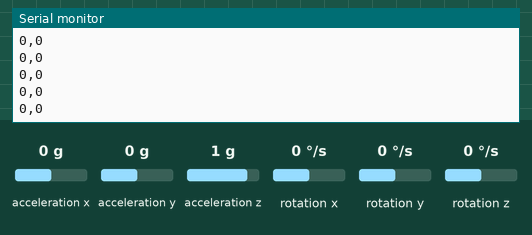
This sketch was run on a simulated Arduino Uno, built with avr-gcc and run on an emulated ATmega328P. Parts: the last lines printed to the serial monitor. The inputs (shaded band) are chosen by the test bench; at power-on: acceleration x 0 g, acceleration y 0 g, acceleration z 1 g, rotation x 0 °/s, rotation y 0 °/s, rotation z 0 °/s. WiFi joins after 1.5 s; servers stay silent unless stated.

Above: at 1.2 s.
1.3 s: acceleration x set to -1.4 g
At 1.59 s:
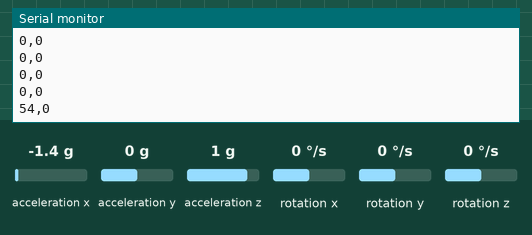
2.8 s: acceleration y set to -1.4 g
At 2.81 s:
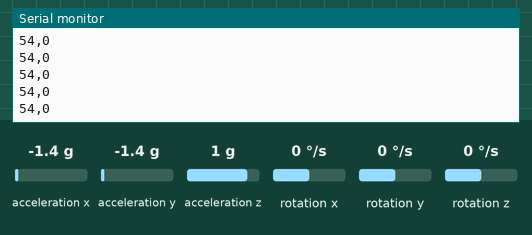
4.3 s: acceleration z set to -1.4 g
At 4.43 s:
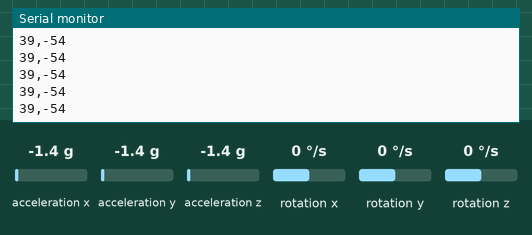
Timing chart, 0 to 7.3 s (numbered marks = the images above; inputs shaded):
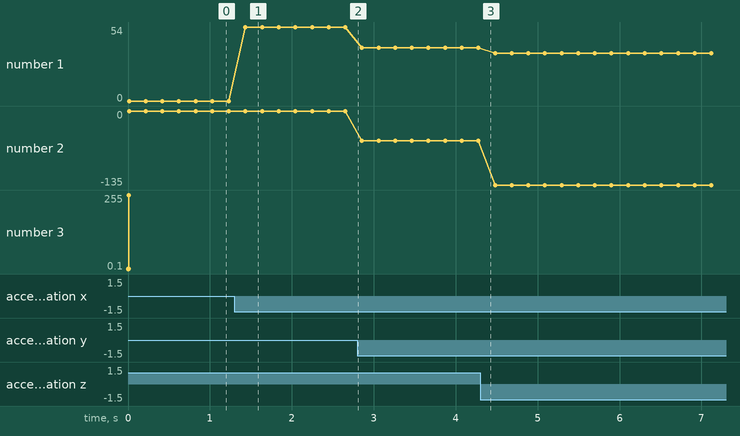

The sketch:

gyro_rotation.ino
```cpp
#include <EEPROM.h>

/*
    MPU6050 Triple Axis Gyroscope & Accelerometer. Pitch & Roll Accelerometer Example.
    Read more: http://www.jarzebski.pl/arduino/czujniki-i-sensory/3-osiowy-zyroskop-i-akcelerometr-mpu6050.html
    GIT: https://github.com/jarzebski/Arduino-MPU6050
    Web: http://www.jarzebski.pl
    (c) 2014 by Korneliusz Jarzebski
*/

#include <Wire.h>
#include <MPU6050.h>
#include <EthernetUdp.h>
#include <SPI.h>
#include <SD.h>

byte mac[] =
{
  0xDE, 0xAD, 0xBE, 0xEF, 0xFE, 0xED
};


String string_udpsend = "";


//IP 세팅은 SD카드로 한다. (setSavedIp 함수 참고)
//펭귄레이스 어트랙션 IP
IPAddress PC_IP(192, 168, 0, 100);
//아두이노 IP
IPAddress DEVICE_IP(192, 168, 0, 111);
// the dns server ip
IPAddress DNS(192, 168, 0, 254);
// the router's gateway address:
IPAddress GATEWAY(192, 168, 0, 254);
// the subnet:
IPAddress SUBNET(255, 255, 255, 0);

EthernetUDP Udp;
MPU6050 mpu;

void setup()
{
  Serial.begin(115200);

  Serial.println("Initialize MPU6050");

//  while(!mpu.begin(MPU6050_SCALE_2000DPS, MPU6050_RANGE_2G))
//  {
//    Serial.println("Could not find a valid MPU6050 sensor, check wiring!");
//    delay(500);
//  }
  mpu.begin(MPU6050_SCALE_2000DPS, MPU6050_RANGE_2G);
  Serial.println("PC_IP");
  Serial.println(PC_IP);

  Serial.println("DEVICE_IP");
  Serial.println(DEVICE_IP);

  Serial.println("DNS");
  Serial.println(DNS);

  Serial.println("GATEWAY");
  Serial.println(GATEWAY);

  Serial.println("SUBNET");
  Serial.println(SUBNET);

  // initialize the ethernet device
  Ethernet.begin(mac, DEVICE_IP, DNS, GATEWAY, SUBNET);

  Serial.println(Ethernet.localIP());

  Udp.begin(8888);

  Serial.println("UDP Server is listening..");
}

void loop()
{
  // Read normalized values
  Vector normAccel = mpu.readNormalizeAccel();
//
//  // Calculate Pitch & Roll
  int pitch = -(atan2(normAccel.XAxis, sqrt(normAccel.YAxis*normAccel.YAxis + normAccel.ZAxis*normAccel.ZAxis))*180.0)/M_PI;
  int roll = (atan2(normAccel.YAxis, normAccel.ZAxis)*180.0)/M_PI;
//
//  // Output
////  Serial.print(" Pitch = ");
////  Serial.print(pitch);
////  Serial.print(" Roll = ");
////  Serial.print(roll);
  string_udpsend =  String(pitch)+"," + String(roll);
  sendUdp(string_udpsend);
  Serial.println(string_udpsend);

  delay(200);
}

void sendUdp(String push)
{
  Udp.beginPacket(PC_IP, 8888);
  Udp.print(push);
  Udp.endPacket();
}

///*
//    MPU6050 Triple Axis Gyroscope & Accelerometer. Simple Gyroscope Example.
//    Read more: http://www.jarzebski.pl/arduino/czujniki-i-sensory/3-osiowy-zyroskop-i-akcelerometr-mpu6050.html
//    GIT: https://github.com/jarzebski/Arduino-MPU6050
//    Web: http://www.jarzebski.pl
//    (c) 2014 by Korneliusz Jarzebski
//*/
//
//#include <Wire.h>
//#include <MPU6050.h>
//
//MPU6050 mpu;
//
//void setup()
//{
//  Serial.begin(115200);
//
//  // Initialize MPU6050
//  Serial.println("Initialize MPU6050");
//  while(!mpu.begin(MPU6050_SCALE_2000DPS, MPU6050_RANGE_2G))
//  {
//    Serial.println("Could not find a valid MPU6050 sensor, check wiring!");
//    delay(500);
//  }
//
//  // If you want, you can set gyroscope offsets
//  // mpu.setGyroOffsetX(155);
//  // mpu.setGyroOffsetY(15);
//  // mpu.setGyroOffsetZ(15);
//
//  // Calibrate gyroscope. The calibration must be at rest.
//  // If you don't want calibrate, comment this line.
//  mpu.calibrateGyro();
//
//  // Set threshold sensivty. Default 3.
//  // If you don't want use threshold, comment this line or set 0.
//  // mpu.setThreshold(3);
//
//  // Check settings
//  checkSettings();
//}
//
//void checkSettings()
//{
//  Serial.println();
//
//  Serial.print(" * Sleep Mode:        ");
//  Serial.println(mpu.getSleepEnabled() ? "Enabled" : "Disabled");
//
//  Serial.print(" * Clock Source:      ");
//  switch(mpu.getClockSource())
//  {
//    case MPU6050_CLOCK_KEEP_RESET:     Serial.println("Stops the clock and keeps the timing generator in reset"); break;
//    case MPU6050_CLOCK_EXTERNAL_19MHZ: Serial.println("PLL with external 19.2MHz reference"); break;
//    case MPU6050_CLOCK_EXTERNAL_32KHZ: Serial.println("PLL with external 32.768kHz reference"); break;
//    case MPU6050_CLOCK_PLL_ZGYRO:      Serial.println("PLL with Z axis gyroscope reference"); break;
//    case MPU6050_CLOCK_PLL_YGYRO:      Serial.println("PLL with Y axis gyroscope reference"); break;
//    case MPU6050_CLOCK_PLL_XGYRO:      Serial.println("PLL with X axis gyroscope reference"); break;
//    case MPU6050_CLOCK_INTERNAL_8MHZ:  Serial.println("Internal 8MHz oscillator"); break;
//  }
//
//  Serial.print(" * Gyroscope:         ");
//  switch(mpu.getScale())
//  {
//    case MPU6050_SCALE_2000DPS:        Serial.println("2000 dps"); break;
//    case MPU6050_SCALE_1000DPS:        Serial.println("1000 dps"); break;
//    case MPU6050_SCALE_500DPS:         Serial.println("500 dps"); break;
//    case MPU6050_SCALE_250DPS:         Serial.println("250 dps"); break;
//  }
//
//  Serial.print(" * Gyroscope offsets: ");
//  Serial.print(mpu.getGyroOffsetX());
//  Serial.print(" / ");
//  Serial.print(mpu.getGyroOffsetY());
//  Serial.print(" / ");
//  Serial.println(mpu.getGyroOffsetZ());
//
//  Serial.println();
//}
//
//void loop()
//{
//  Vector rawGyro = mpu.readRawGyro();
//  Vector normGyro = mpu.readNormalizeGyro();
////
//  Serial.print(" Xraw = ");
//  Serial.print(rawGyro.XAxis);
//  Serial.print(" Yraw = ");
//  Serial.print(rawGyro.YAxis);
//  Serial.print(" Zraw = ");
//  Serial.println(rawGyro.ZAxis);
//
////  Serial.print(" Xnorm = ");
////  Serial.print(normGyro.XAxis);
////  Serial.print(" Ynorm = ");
////  Serial.print(normGyro.YAxis);
////  Serial.print(" Znorm = ");
////  Serial.println(normGyro.ZAxis);
//
//  delay(1000);
//}
```

Measured:
- after the input at 1.3 s, the serial monitor: prints a new line after 0.13 s (image 1)
- plotted number 1: 0 → 54 after the input at 1.3 s, 54 → 39 after the input at 2.8 s, 39 → 35 after the input at 4.3 s
- plotted number 2: 0 → -54 after the input at 2.8 s, -54 → -135 after the input at 4.3 s
